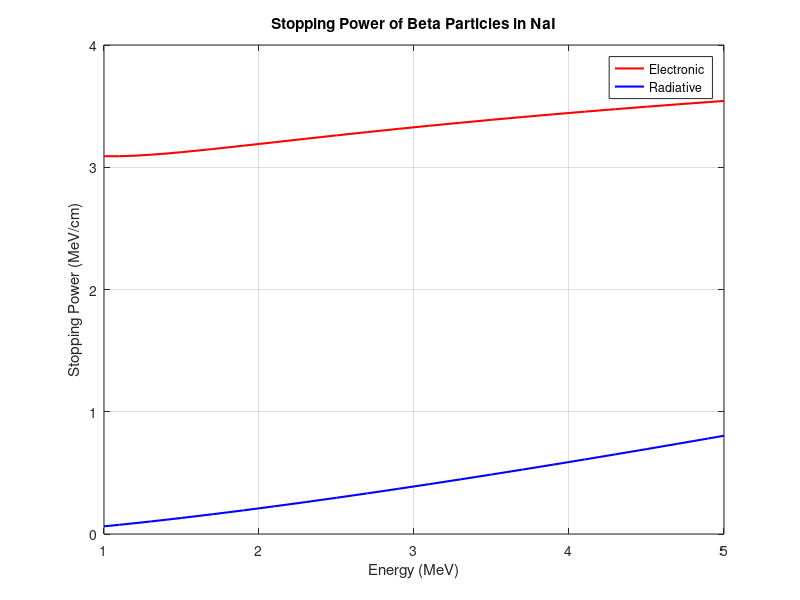

The MATLAB source for this figure:
% Defining the parameters
r_e = 2.8179e-13; %cm  classical radius of electron
m_e = 9.109e-28; %g  mass of electron
c = 2.998e10; %cm/s velocity of light
z = 1;  % atomic number of the projectile (beta)
Z = 45.798; % target effective atomic number (NaI)
I = 452e-6; %MeV ionization potential
me_c2 = 0.511; %Mev rest energy of electron

% Calculating N
rho = 3.67; %g/cm3 for NaI
N_A = 6.023e23;
A = 149.89; % kg/mol molar mass
N = rho * N_A / A;

erg_to_MeV = 6.24151e5; % 1 erg = 6.24151×10⁵ MeV

function v = velocity(E, c, me_c2)
    KE = E; %Kinetic energy of beta particle

    gamma = 1.0 + KE / me_c2;
    v = c * sqrt(1 - (1 / gamma^2));
end

max_energy = input("Enter the maximum energy of Beta particle in MeV: ");
energy = 1.0 : 0.1 : max_energy;
len = length(energy);
S_e = zeros(1, len); % The stopping powe r for electrons is due to the electronic ionization
S_r = zeros(1, len); % The stopping power for electrons is due to the electronic radiative loss

for i = 1:len
    E = energy(i);
    v = velocity(E, c, me_c2);
    beta = v / c;
    beta2 = beta^2;
    beta1 = 1 - beta2;

    cons = (2*pi*r_e^2*me_c2*N*z^2*Z) / beta2;
    mv2_MeV = (m_e * v^2) * erg_to_MeV;
    log_term = log((mv2_MeV * E) / (2 * I^2 * beta1));
    correction_term = -log(2) * (beta2 - 1 + 2*sqrt(1-beta2));
    additional_term = (1/8) * (1 - sqrt(1-beta2));
    S_e(i) = cons * (log_term + correction_term + beta1 + additional_term);

    rad_const = ((z+1) * z * rho * E) / (1847 * me_c2^2);
    rad_log_term = 4 * log(2*E/me_c2) - 4/3;
    S_r(i) = rad_const * rad_log_term;
end

figure;
plot(energy, S_e, 'r', 'LineWidth', 1.5);
hold on;
plot(energy, S_r, 'b ', 'LineWidth', 1.5);
xlabel('Energy (MeV)');
ylabel('Stopping Power (MeV/cm)');
legend('Electronic','Radiative');
grid on;
title('Stopping Power of Beta Particles in NaI');
